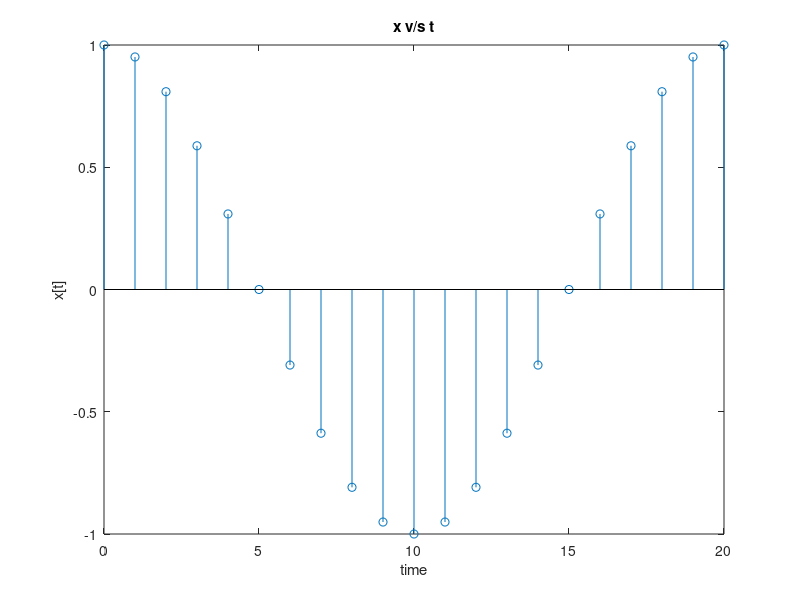

Here is the MATLAB script that generated this plot: (Note: this script raises an error after producing the figure.)
%1]  Plot the Discrete time and continuous time signals using MATLABSolution   
% For continuous time 
t=[0:0.00001:1];
y=(sin(6*(pi).*t)).^2;
plot(t,y)%PLOTTING CONTINUOUS SIGNALS
xlabel('time');
ylabel('x[t]');
title ('x v/s t');
%For discrete time  
n=[0:1:20];
x=(cos(2*(pi/20).*n));
stem(n,x) %PLOTTING DISCRETE SIGNALS
xlabel('time');
ylabel('x[t]');
title ('x v/s t');


%2]	Calculation of Energy and power of signals
%Solution:
%MATLAB Code-
%Find Energy and power of [continuous time]
syms t;
L=length(y);
P = (norm(y)^2)/L
E = P/t
%Find Energy and power of [Discrete time signal]
syms n;
L=length(x);
P = (norm(x)^2)/L
E = P/n


%3]basic operation signals 
%in continuous time 
%solution
t=[0:0.00001:1];
y=sin(t);
plot(t,y)
title("original signal")
%scaling 
z=sin(2*t);
plot(t,z)
xlabel('time');
ylabel('x[t]');
title ('scaled t');
%shifting
plot(t+2,z)
xlabel('time');
ylabel('x[t]');
title ('shifted t');
%discreate signal
n=[0:1:20];
y=(cos(2*(pi/20).*n));
%scaling and shifting
z1=(cos(2*(pi/20).*n*2))
stem(n+2,z1)
xlabel('n');
ylabel('x[n]');
title ('shifted and scaled n');

%4]Impulse response & step response of LTI systems
%Ans: 
%a 	For the discrete time signal x[n] given by 

% find the impulse response and step response
%MATLAB code-
syms n;
A = [1.5 -0.5;1  0];
B = [0.5; 0];
C = [0.3 0.8];
D = 0; 
sys = ss(A,B,C,D,0.5);
impulse(sys)
step(sys)
% for continuous time
syms t;
sys=tf(1,[1,2,1]);
impulse(sys)
step(sys)


%5]Finding Discrete and continuous convolution
%For x[n] = 2u[n] and h[n] = δ[n], find x[n]*h[n]
%MATLAB Code-
n= -25:25;
x= 2*heaviside(n);
h= dirac(n);
y= conv(h,x);
n1 = -25:length(y)-1-25;
stem(n1,y ,'MarkerFaceColor',[0 1 1])
%For x(t) = 5δ(t-1) + u(t+2) and u(t) = u(t-2), find x(t)*h(t)
%MATLAB Code
t= -50:50;
x= 5*dirac(t-1) + heaviside(t-2);
h=heaviside(t-2);
y= conv(h,x);
t1 = -50:length(y)-1-50;
plot(t1,y ,'MarkerFaceColor',[0 1 1])

%6]Solving Difference equations to find the zero input and zero state response
%Determine the first 50 values of the step response of a system with a known impulse response h[n]=0.5n *u[n] 
%zero input response
n = -2:10;
x = zeros(length(n));
b = [1]; a = [1 -0.5 1.5];
c = [0 1];
%initial conditions
y = c;
for i=3:13
y(i) = y(i-2)*a(2) + y(i-1)*a(3) + x(i);
end
subplot(121); 
stem(n,y);
title('Zero input response yzi(n)');
%zero state response
n=-2:10;
b=[1];
a=[1 -0.5 1.5];
c=[0 1];
x = [n>=0]; %u[n] 
c = [0 0]; %initial condition
% c = [y(-2) y(-1)];
y = [c];
for i=3:13
    y(i) = y(i-2)*a(2) + y(i-1)*a(3) + x(i);
end

subplot(122); stem(n,y);
title('Zero state response yzs(n)')

